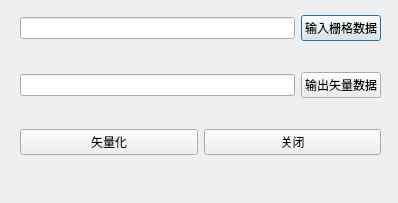
<?xml version="1.0" encoding="UTF-8"?>
<ui version="4.0">
 <class>CPolygonizeDlg</class>
 <widget class="QDialog" name="CPolygonizeDlg">
  <property name="geometry">
   <rect>
    <x>0</x>
    <y>0</y>
    <width>398</width>
    <height>203</height>
   </rect>
  </property>
  <property name="windowTitle">
   <string>Dialog</string>
  </property>
  <widget class="QWidget" name="">
   <property name="geometry">
    <rect>
     <x>20</x>
     <y>-10</y>
     <width>361</width>
     <height>191</height>
    </rect>
   </property>
   <layout class="QVBoxLayout" name="verticalLayout">
    <item>
     <layout class="QHBoxLayout" name="horizontalLayout">
      <item>
       <widget class="QLineEdit" name="lineEditInputImage"/>
      </item>
      <item>
       <widget class="QPushButton" name="pushButtonInput">
        <property name="text">
         <string>输入栅格数据</string>
        </property>
       </widget>
      </item>
     </layout>
    </item>
    <item>
     <layout class="QHBoxLayout" name="horizontalLayout_2">
      <item>
       <widget class="QLineEdit" name="lineEditVector"/>
      </item>
      <item>
       <widget class="QPushButton" name="pushButtonVector">
        <property name="text">
         <string>输出矢量数据</string>
        </property>
       </widget>
      </item>
     </layout>
    </item>
    <item>
     <layout class="QHBoxLayout" name="horizontalLayout_3">
      <item>
       <widget class="QPushButton" name="pushButtonApply">
        <property name="text">
         <string>矢量化</string>
        </property>
       </widget>
      </item>
      <item>
       <widget class="QPushButton" name="pushButtonClose">
        <property name="text">
         <string>关闭</string>
        </property>
       </widget>
      </item>
     </layout>
    </item>
   </layout>
  </widget>
 </widget>
 <resources/>
 <connections>
  <connection>
   <sender>pushButtonClose</sender>
   <signal>clicked()</signal>
   <receiver>CPolygonizeDlg</receiver>
   <slot>close()</slot>
   <hints>
    <hint type="sourcelabel">
     <x>299</x>
     <y>156</y>
    </hint>
    <hint type="destinationlabel">
     <x>315</x>
     <y>184</y>
    </hint>
   </hints>
  </connection>
 </connections>
</ui>
